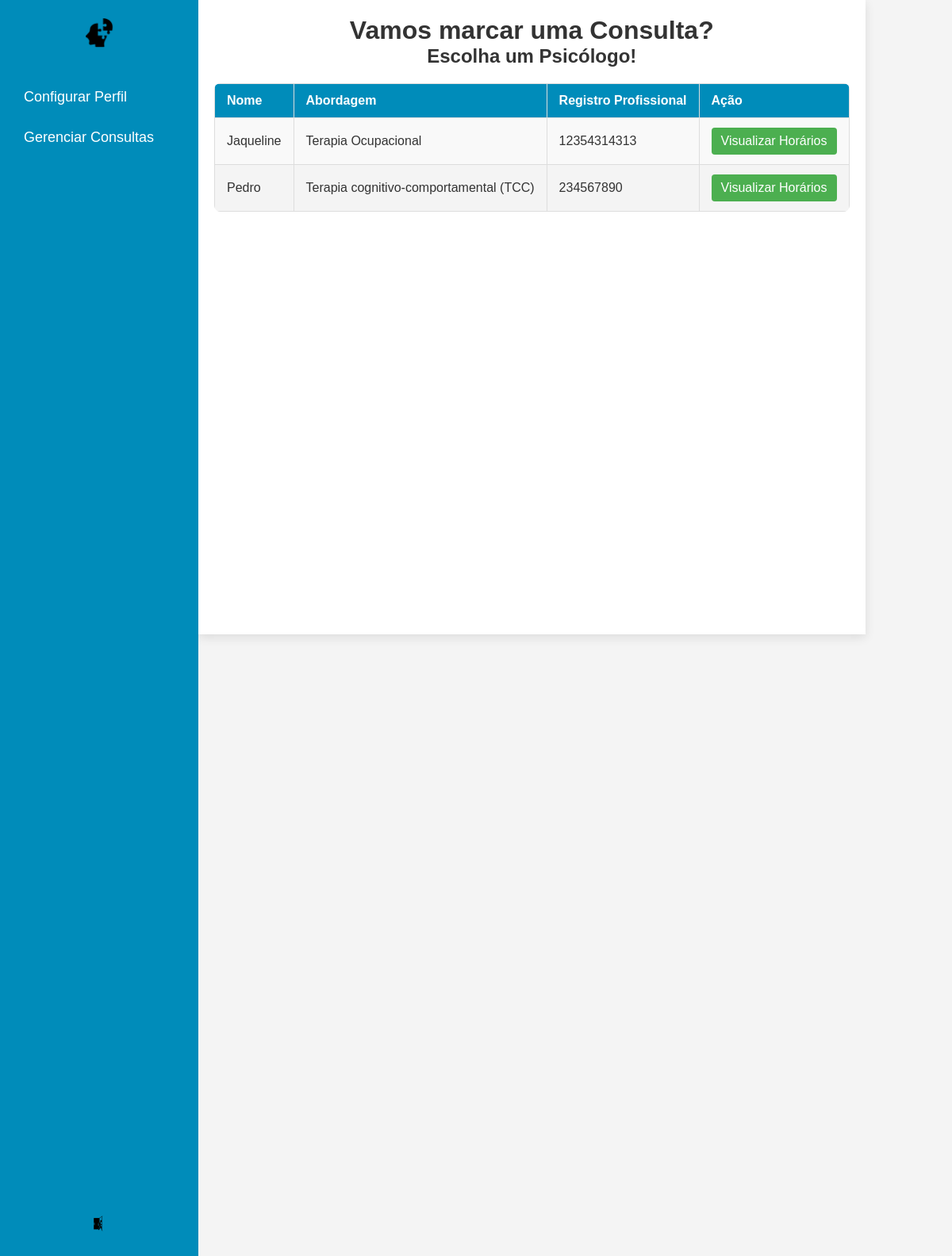
Before: /marcar_consulta/ (signed in) with the older database file.
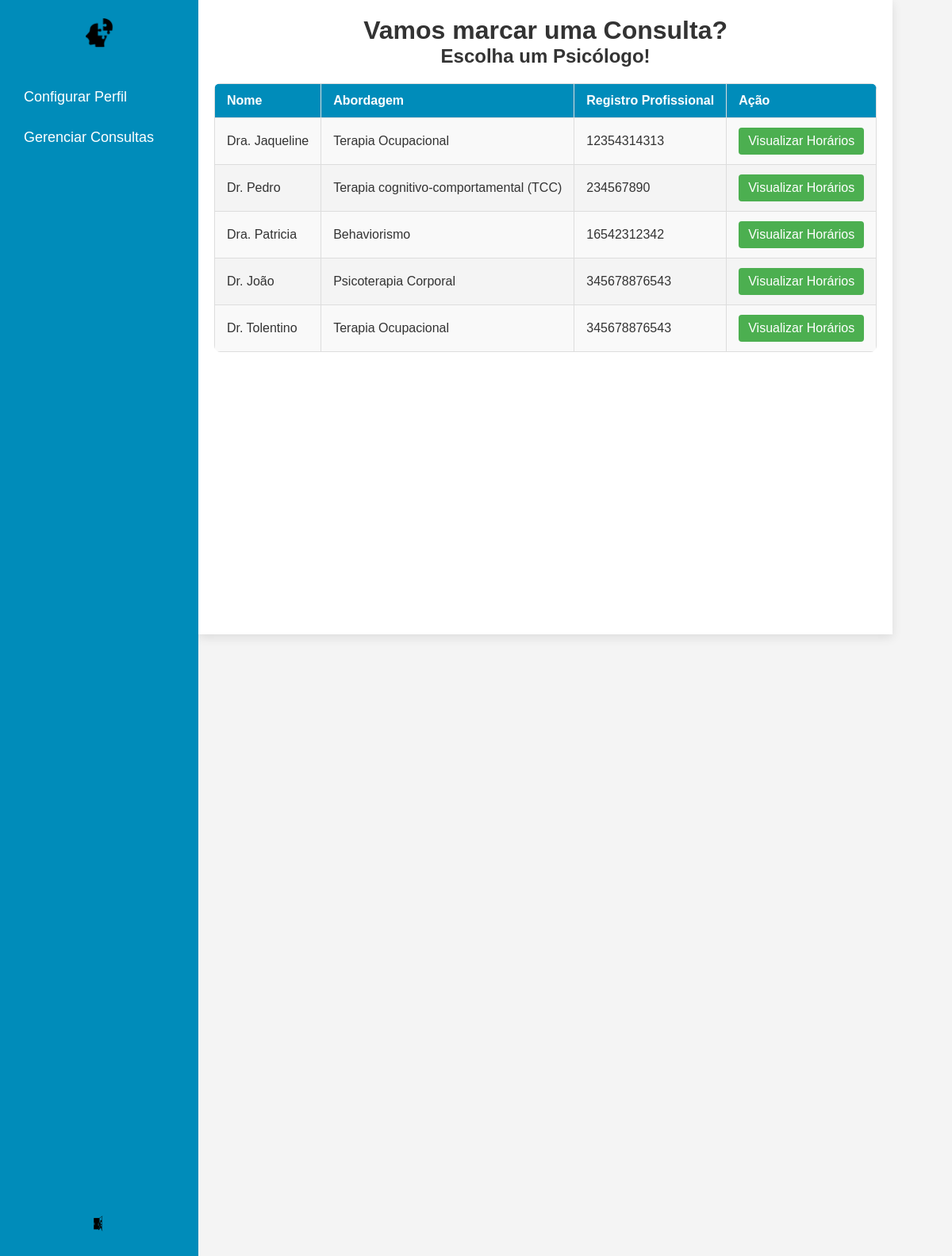
After: the same page with the newer database file.
### usuarios/models.py (models this page shows, shortened)
class Usuario(models.Model):
    nome = models.CharField(max_length=100)
    email = models.EmailField(max_length=254)
    telefone = models.CharField(max_length=15)
    senha = models.CharField(max_length=128)  # Alterado para suportar senhas hasheadas
    cpf = models.CharField(max_length=15)

class Psicologo(Usuario):
    registro_profissional = models.CharField(max_length=100)
    abordagem = models.CharField(max_length=100)

class Usuario(models.Model):
    nome = models.CharField(max_length=100)
    email = models.EmailField(max_length=254)
    telefone = models.CharField(max_length=15)
    senha = models.CharField(max_length=128)  # Alterado para suportar senhas hasheadas
    cpf = models.CharField(max_length=15)

### usuarios/views.py (the view)
# urls.py: path('marcar_consulta/', views.marcar_consulta, name='marcar_consulta'),  # URL para gerenciar consultas
def marcar_consulta(request):
    user_id = request.session['usuario_id']
    try:
        usuario = Usuario.objects.get(id=user_id)
    except Usuario.DoesNotExist:
        return redirect('login')
    if request.method == 'POST':
        return redirect('marcar_consulta')
    psicologos = Psicologo.objects.all()
    return render(request, 'usuarios/marcar_consulta.html', {'psicologos': psicologos})

### usuarios/templates/usuarios/marcar_consulta.html (shortened to what this page needs)
<!DOCTYPE html>
<html lang="pt-br">
<head>
    {% load static %}
    <link rel="stylesheet" href="{% static 'css/marcar_consulta.css' %}">
</head>
<body>
    <div class="sidebar" id="sidebar">
        <div class="logo">
            <a href="{% url 'dashboard' %}">
                <img src="{% static 'images/logo.png' %}" alt="Logo">
            </a>
        </div>
        <div class="sidebar-links">
            <a href="{% url 'configurar_perfil' %}">Configurar Perfil</a>
            <a href="{% url 'gerenciar_consultas' %}">Gerenciar Consultas</a>
        </div>
        <div class="logout-container">
            <a href="{% url 'logout' %}" class="logout">
                <img src="{% static 'images/sair.png' %}" alt="Sair">
            </a>
        </div>
    </div>
    <div class="main-container">
        <div class="main-content">
            <h1>Vamos marcar uma Consulta?</h1>
            <h2>Escolha um Psicólogo!</h2>
            <table class="psychologists-table">
                <thead>
                    <tr>
                        <th>Nome</th>
                        <th>Abordagem</th>
                        <th>Registro Profissional</th>
                        <th>Ação</th>
                    </tr>
                </thead>
                <tbody>
                    {% if psicologos %}
                        {% for psicologo in psicologos %}
                        <tr>
                            <td>{{ psicologo.nome }}</td>
                            <td>{{ psicologo.abordagem }}</td>
                            <td>{{ psicologo.registro_profissional }}</td>
                            <td><a href="{% url 'calendario_psicologo' psicologo.id %}" class="btn">Visualizar Horários</a></td>
                        </tr>
                        {% endfor %}
                    {% else %}
                        <p>Nenhum psicólogo disponível no momento.</p>
                    {% endif %}
                </tbody>
            </table>
        </div>
    </div>
</body>
</html>

Changed rows visible on the page:
changed through a linked row, Psicologo: nome "Jaqueline" → "Dra. Jaqueline"
changed through a linked row, Psicologo "Terapia cognitivo-comportamental (TCC)": nome "Pedro" → "Dr. Pedro"
added Psicologo: nome "Dra. Patricia", abordagem "Behaviorismo", registro_profissional "16542312342"
added Psicologo: nome "Dr. João", abordagem "Psicoterapia Corporal", registro_profissional "345678876543"
added Psicologo: nome "Dr. Tolentino", abordagem "Terapia Ocupacional", registro_profissional "345678876543"
